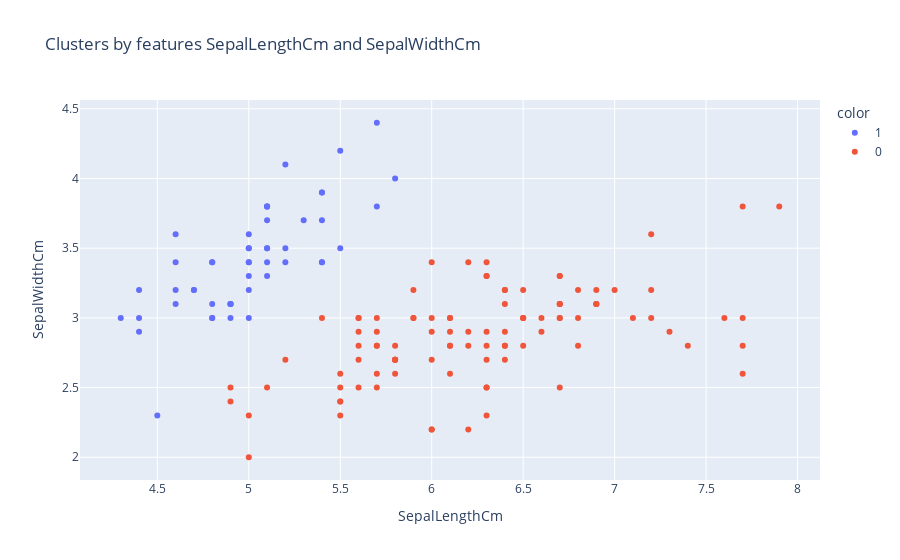

The cell this chart's notebook holds for it:
### Markdown cell above
![image.png](attachment:image.png)

### Code cell
# Visualization of clusters by SepalLengthCm and SepalWidthCm
fig4 = px.scatter(data, x='SepalLengthCm', y='SepalWidthCm',
                  color=data['cluster'].astype(str),
                  title='Clusters by features SepalLengthCm and SepalWidthCm')
fig4.show()

### Figure 1 — Plotly figure (JSON) as saved in the notebook; plotly's stock layout.template omitted (floating-point values rounded to 4 significant figures)
{"data": [{"hovertemplate": "color=1<br>SepalLengthCm=%{x}<br>SepalWidthCm=%{y}<extra></extra>", "legendgroup": "1", "marker": {"color": "#636efa", "symbol": "circle"}, "mode": "markers", "name": "1", "orientation": "v", "showlegend": true, "type": "scatter", "x": [5.1, 4.9, 4.7, 4.6, 5, 5.4, 4.6, 5, 4.4, 4.9, 5.4, 4.8, 4.8, 4.3, 5.8, 5.7, 5.4, 5.1, 5.7, 5.1, 5.4, 5.1, 4.6, 5.1, 4.8, 5, 5, 5.2, 5.2, 4.7, 4.8, 5.4, 5.2, 5.5, 4.9, 5, 5.5, 4.9, 4.4, 5.1, 5, 4.5, 4.4, 5, 5.1, 4.8, 5.1, 4.6, 5.3, 5], "xaxis": "x", "y": [3.5, 3, 3.2, 3.1, 3.6, 3.9, 3.4, 3.4, 2.9, 3.1, 3.7, 3.4, 3, 3, 4, 4.4, 3.9, 3.5, 3.8, 3.8, 3.4, 3.7, 3.6, 3.3, 3.4, 3, 3.4, 3.5, 3.4, 3.2, 3.1, 3.4, 4.1, 4.2, 3.1, 3.2, 3.5, 3.1, 3, 3.4, 3.5, 2.3, 3.2, 3.5, 3.8, 3, 3.8, 3.2, 3.7, 3.3], "yaxis": "y"}, {"hovertemplate": "color=0<br>SepalLengthCm=%{x}<br>SepalWidthCm=%{y}<extra></extra>", "legendgroup": "0", "marker": {"color": "#EF553B", "symbol": "circle"}, "mode": "markers", "name": "0", "orientation": "v", "showlegend": true, "type": "scatter", "x": [7, 6.4, 6.9, 5.5, 6.5, 5.7, 6.3, 4.9, 6.6, 5.2, 5, 5.9, 6, 6.1, 5.6, 6.7, 5.6, 5.8, 6.2, 5.6, 5.9, 6.1, 6.3, 6.1, 6.4, 6.6, 6.8, 6.7, 6, 5.7, 5.5, 5.5, 5.8, 6, 5.4, 6, 6.7, 6.3, 5.6, 5.5, 5.5, 6.1, 5.8, 5, 5.6, 5.7, 5.7, 6.2, 5.1, 5.7, 6.3, 5.8, 7.1, 6.3, 6.5, 7.6, 4.9, 7.3, 6.7, 7.2, 6.5, 6.4, 6.8, 5.7, 5.8, 6.4, 6.5, 7.7, 7.7, 6, 6.9, 5.6, 7.7, 6.3, 6.7, 7.2, 6.2, 6.1, 6.4, 7.2, 7.4, 7.9, 6.4, 6.3, 6.1, 7.7, 6.3, 6.4, 6, 6.9, 6.7, 6.9, 5.8, 6.8, 6.7, 6.7, 6.3, 6.5, 6.2, 5.9], "xaxis": "x", "y": [3.2, 3.2, 3.1, 2.3, 2.8, 2.8, 3.3, 2.4, 2.9, 2.7, 2, 3, 2.2, 2.9, 2.9, 3.1, 3, 2.7, 2.2, 2.5, 3.2, 2.8, 2.5, 2.8, 2.9, 3, 2.8, 3, 2.9, 2.6, 2.4, 2.4, 2.7, 2.7, 3, 3.4, 3.1, 2.3, 3, 2.5, 2.6, 3, 2.6, 2.3, 2.7, 3, 2.9, 2.9, 2.5, 2.8, 3.3, 2.7, 3, 2.9, 3, 3, 2.5, 2.9, 2.5, 3.6, 3.2, 2.7, 3, 2.5, 2.8, 3.2, 3, 3.8, 2.6, 2.2, 3.2, 2.8, 2.8, 2.7, 3.3, 3.2, 2.8, 3, 2.8, 3, 2.8, 3.8, 2.8, 2.8, 2.6, 3, 3.4, 3.1, 3, 3.1, 3.1, 3.1, 2.7, 3.2, 3.3, 3, 2.5, 3, 3.4, 3], "yaxis": "y"}], "layout": {"legend": {"title": {"text": "color"}, "tracegroupgap": 0}, "title": {"text": "Clusters by features SepalLengthCm and SepalWidthCm"}, "xaxis": {"anchor": "y", "domain": [0, 1], "title": {"text": "SepalLengthCm"}}, "yaxis": {"anchor": "x", "domain": [0, 1], "title": {"text": "SepalWidthCm"}}}}
